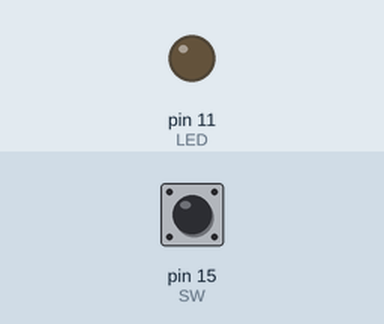
A program run on a simulated Raspberry Pi (header pin numbers). Shown: output pins drawn as LEDs (lit = HIGH). Inputs (shaded band) come from the test bench; at power-on: pin 15 (SW) HIGH. The desktop window is not drawn, its controls go by their first labels and the mouse button is held 0.15 s.

Above: at 1.2 s.
1.3 s: pin 15 (SW) pulled LOW for 0.15 s
At 1.37 s:
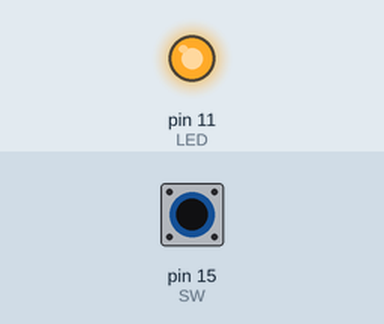
2.9 s: pin 15 (SW) pulled LOW for 3.2 s
At 6.5 s:
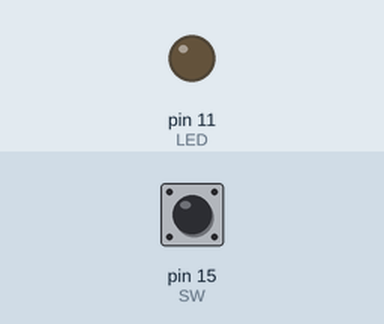
Timing chart, 0 to 8.0 s (numbered marks = the images above; inputs shaded):
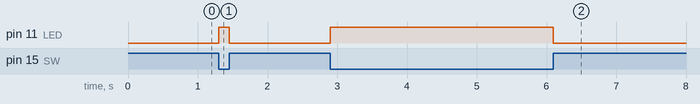

Measured:
- after the input at 1.3 s, pin 11 (LED): LOW → HIGH at once, → LOW 0.15 s later
- after the input at 2.9 s, pin 11 (LED): LOW → HIGH at once, → LOW 3.2 s later

The program:

tk_SWITCH_01.py
```python
#coding:utf-8

import RPi.GPIO as GPIO

import tkinter as tk

GPIO.setmode(GPIO.BOARD)

SW = 15
LED = 11

GPIO.setup(LED, GPIO.OUT, initial=GPIO.LOW)

GPIO.setup(SW, GPIO.IN)

root = tk.Tk()

c = tk.Canvas(root, width=200, height=200)
c.pack()

cc = c.create_oval(50, 50, 150, 150, fill='')


def check_SW(channel):
    key_in = GPIO.input(channel)
    if key_in==0:
        GPIO.output(LED, GPIO.HIGH)
        c.itemconfig(cc, fill='red')
    else:
        GPIO.output(LED, GPIO.LOW)
        c.itemconfig(cc, fill='')

GPIO.add_event_detect(SW, GPIO.BOTH, callback=check_SW)

root.mainloop()

GPIO.cleanup()
```
